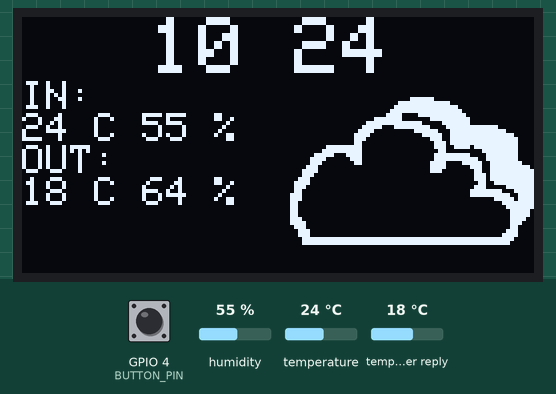
A program run on a simulated ESP32. Parts: 128×64 one-colour display. Inputs (shaded band) come from the test bench; at power-on: humidity 55 %, temperature 24 °C, GPIO 4 (BUTTON_PIN) HIGH, temperature in the weather reply 18 °C. WiFi joins after 1.5 s; servers stay silent unless stated; the local clock reads 2024-03-15 10:24:30 at power-on unless the program sets it; web services answer with replies made up by the test bench; not simulated (calls return 0 or success): ../lib/credential.h; what the program prints to the serial monitor is not drawn.

Above: at 4.0 s.
4.1 s: humidity set to 22 %
At 6.4 s:
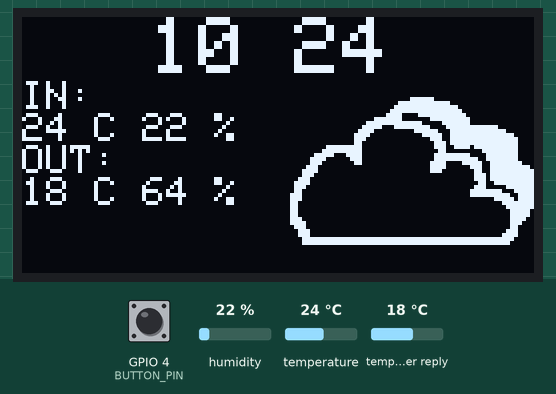
8.5 s: temperature set to 12 °C
At 11.5 s:
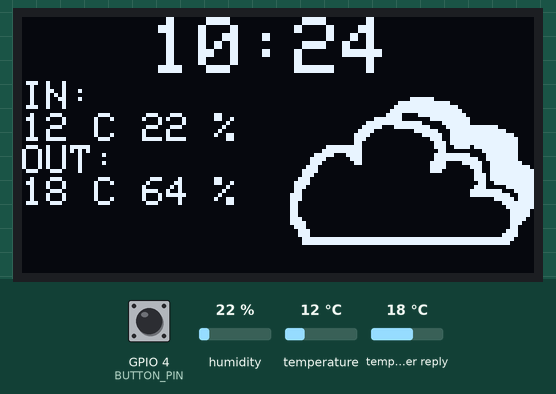
11.6 s: humidity set to 40 %
At 13.6 s:
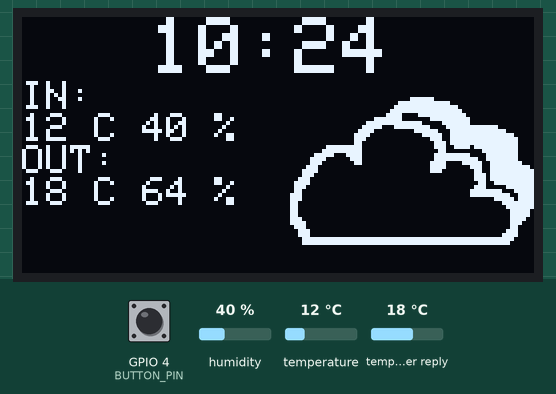
13.7 s: temperature set to 19 °C
At 15.1 s:
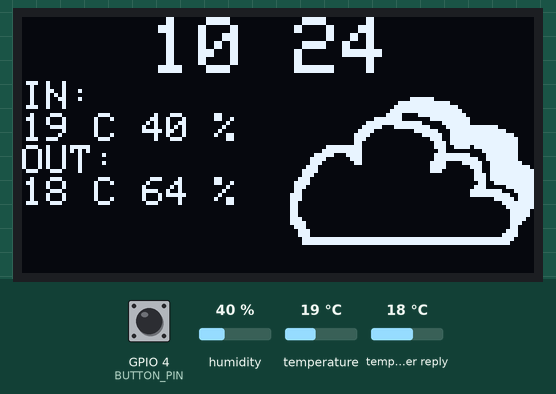
Timing chart, 0 to 16.7 s (numbered marks = the images above; inputs shaded):
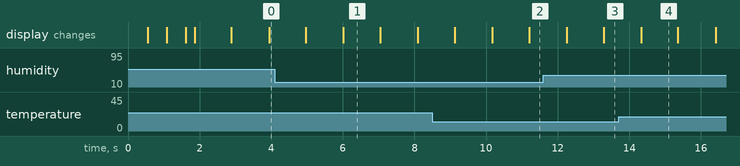

The program:

main.cpp
```cpp
#include <Arduino.h>
#include "DHT.h"
#include "Arduino_JSON.h"
#include <WiFi.h>
#include <Wire.h>
#include <HTTPClient.h>
#include "../lib/credential.h"
#include "Adafruit_SSD1306.h"
#include "Adafruit_GFX.h"
#include "time.h"
#include "../lib/weather_bitmaps.h"

#define BUTTON_PIN 4

#define SDA_PIN 21
#define SCL_PIN 22
#define SCREEN_WIDTH 128
#define SCREEN_HEIGHT 64

#define OLED_RESET     -1
Adafruit_SSD1306 display(SCREEN_WIDTH, SCREEN_HEIGHT, &Wire, OLED_RESET);

//DHT config
#define DHTPIN 5
#define DHTTYPE DHT11
DHT dht(DHTPIN, DHTTYPE);

// WeatherAPI config
String City = "Lviv";
String CountryCode = "UA";
String jsonBuffer;

// NTP server config
const char* ntpServer = "pool.ntp.org";
const long  gmtOffset_sec = 7200;
const int   daylightOffset_sec = 0;

// Weather and time variables
int in_temperature = 0;
int in_humidity = 0;

int out_temperature = 0;
int out_humidity = 0;
int sky_code = 0;

char hour[3] = "0";
char minute[3] = "0";

bool isConnected = true;
bool dotsFlag = true;
char previousMinutes[3] = "0";
unsigned long startTime = 0;
unsigned long timerDelay = 10000;

String httpGETRequest(const char* serverName);
void updateInData();
void updateOutData();
void updateLocalTime();
bool isItTimetoUpdate();
void displayOnline();

void setup() {
  Serial.begin(115200);
  Serial.println(F("DHTxx test!"));
  dht.begin();

  Wire.begin(SDA_PIN, SCL_PIN);

  pinMode(BUTTON_PIN, INPUT_PULLUP);

  Wire.begin(SDA_PIN, SCL_PIN);

  // Check if the OLED is actually on the bus
  Wire.beginTransmission(0x3C);
  if (Wire.endTransmission() != 0) {
    Serial.println("OLED not found at 0x3C! Check wiring/power.");
    // You can choose to loop here or skip OLED code
  } else {
    Serial.println("OLED found!");
  }

  if(!display.begin(SSD1306_SWITCHCAPVCC, 0x3C)) {
    Serial.println(F("SSD1306 allocation failed"));
    for(;;); // Don't proceed, loop forever
  }

  display.clearDisplay();
  display.setTextSize(2);
  display.setTextColor(SSD1306_WHITE);
  display.setCursor(0, 0);
  display.println("Connecting");
  display.setCursor(10, 16);

  WiFi.begin(ssid, pass);
  Serial.println("Connecting");
  startTime = millis();
  while(WiFi.status() != WL_CONNECTED) {
    delay(500);
    Serial.print(".");

    display.print(".");
    display.display();

    unsigned long connectionTime = millis();

    if((connectionTime - startTime) > timerDelay){
      isConnected = false;
      break;
    }
  }
  Serial.println("");
  Serial.print("Connected to WiFi network with IP Address: ");
  Serial.println(WiFi.localIP());

  configTime(gmtOffset_sec, daylightOffset_sec, ntpServer);

  updateInData();
  updateOutData();
  updateLocalTime();
  display.clearDisplay();
  display.display();
  delay(1000);
}

void loop() {
  display.clearDisplay();
  byte buttonState = digitalRead(BUTTON_PIN);
  updateInData();

  if(isConnected){
    if (buttonState == LOW || isItTimetoUpdate()) {
    updateOutData();
    }

    displayOnline();
  }
  else{
    display.setCursor(16, 0);
    display.println("NO WIFI");
    display.println();
    display.print(in_temperature);
    display.print(" C");

    display.println();
    display.print(in_humidity);
    display.print(" %");
    display.display();
  }

  Serial.println();
  Serial.print("In Temp: ");
  Serial.print(in_temperature);
  Serial.println();
  Serial.print("In Humidity: ");
  Serial.print(in_humidity);
  Serial.println();

  Serial.print("Out Temp: ");
  Serial.print(out_temperature);
  Serial.println();
  Serial.print("Out Humidity: ");
  Serial.print(out_humidity);
  Serial.println();
  Serial.print("Sky State: ");
  Serial.print(sky_code);
  Serial.println();

  Serial.print(hour);
  Serial.print(" : ");
  Serial.print(minute);

  updateLocalTime();
  delay(1000);
}

// update outer weather info every 30 minutes
bool isItTimetoUpdate(){
  if(minute == "30" || minute == "00"){
    if(minute != previousMinutes){
      return true;
    }
    else return false;
  }
  else return false;
}
String httpGETRequest(const char* serverName) {
  WiFiClient client;
  HTTPClient http;

  // Your Domain name with URL path or IP address with path
  http.begin(client, serverName);

  // Send HTTP POST request
  int httpResponseCode = http.GET();

  String payload = "{}";

  if (httpResponseCode>0) {
    Serial.print("HTTP Response code: ");
    Serial.println(httpResponseCode);
    payload = http.getString();
  }
  else {
    Serial.print("Error code: ");
    Serial.println(httpResponseCode);
  }
  // Free resources
  http.end();

  return payload;
}
void updateInData(){
  in_humidity = round(dht.readHumidity());
  in_temperature = round(dht.readTemperature());

  // Check if any reads failed and exit early (to try again).
  if (isnan(in_humidity) || isnan(in_temperature)) {
    Serial.println(F("Failed to read from DHT sensor!"));
    return;
  }
}
void updateOutData(){
  // Check WiFi connection status
    if(WiFi.status()== WL_CONNECTED){
      String serverPath = "http://api.openweathermap.org/data/2.5/weather?q=" + City + "," + CountryCode + "&APPID=" + weather_api + "&units=metric";

      jsonBuffer = httpGETRequest(serverPath.c_str());
      //Serial.println(jsonBuffer);
      JSONVar myObject = JSON.parse(jsonBuffer);

      // JSON.typeof(jsonVar) can be used to get the type of the var
      if (JSON.typeof(myObject) == "undefined") {
        Serial.println("Parsing input failed!");
        return;
      }

      String str_out_temperature = JSON.stringify(myObject["main"]["temp"]);
      String str_out_humidity = JSON.stringify(myObject["main"]["humidity"]);

      out_humidity = round(str_out_humidity.toDouble());
      out_temperature = round(str_out_temperature.toDouble());
      sky_code = int(myObject["weather"][0]["id"]);
    }
    else {
      Serial.println("WiFi Disconnected");
    }
}
void updateLocalTime(){

  struct tm timeinfo;
  if(!getLocalTime(&timeinfo)){
    Serial.println("Failed to obtain time");
    return;
  }
  strftime(hour,3, "%H", &timeinfo);
  strftime(minute,3, "%M", &timeinfo);
}
void displayOnline(){
  display.setCursor(32, 0);
  display.setTextSize(2);
  display.print(hour);
  if(dotsFlag) display.print(":");
  else display.print(" ");
  display.print(minute);

  display.setCursor(0,0);
  display.setTextSize(1);

  if(sky_code == 800) display.drawBitmap(0, 0, myBitmapclear_sky, 128, 64, 1);
  else if(sky_code == 801) display.drawBitmap(0, 0, myBitmapfew_clouds, 128, 64, 1);
  else if(sky_code == 802) display.drawBitmap(0, 0, myBitmapscattered_clouds, 128, 64, 1);
  else if(sky_code > 802) display.drawBitmap(0, 0, myBitmapbroken_clouds, 128, 64, 1);
  else if((sky_code >= 520 && sky_code <= 531) || (sky_code >= 300 && sky_code <= 321)) display.drawBitmap(0, 0, myBitmapshower_rain, 128, 64, 1);
  else if(sky_code >= 500 && sky_code <= 503) display.drawBitmap(0, 0, myBitmaprain, 128, 64, 1);
  else if(sky_code >= 200 && sky_code <= 232) display.drawBitmap(0, 0, myBitmapthunderstorm, 128, 64, 1);
  else if(sky_code == 511 || (sky_code >= 600 && sky_code <= 622)) display.drawBitmap(0, 0, myBitmapsnow, 128, 64, 1);
  else if(sky_code >= 700 && sky_code <= 781) display.drawBitmap(0, 0, myBitmapmist, 128, 64, 1);

  display.setCursor(0, 16);
  display.print("IN: ");
  display.println();
  display.print(in_temperature);
  display.print(" C ");
  display.print(in_humidity);
  display.print(" %");
  display.println();
  display.print("OUT: ");
  display.println();
  display.print(out_temperature);
  display.print(" C ");
  display.print(out_humidity);
  display.print(" %");

  display.display();

  dotsFlag = !dotsFlag;
}
```

Measured:
- after the input at 4.1 s, the display: first differs from a run without the input after 1.9 s (image 1)
- after the input at 8.5 s, the display: first differs from a run without the input after 1.7 s (image 2 shows a later state)
- after the input at 11.6 s, the display: first changes after 0.65 s (image 3 shows a later state)
- after the input at 13.7 s, the display: changes after 0.63 s (image 4)
